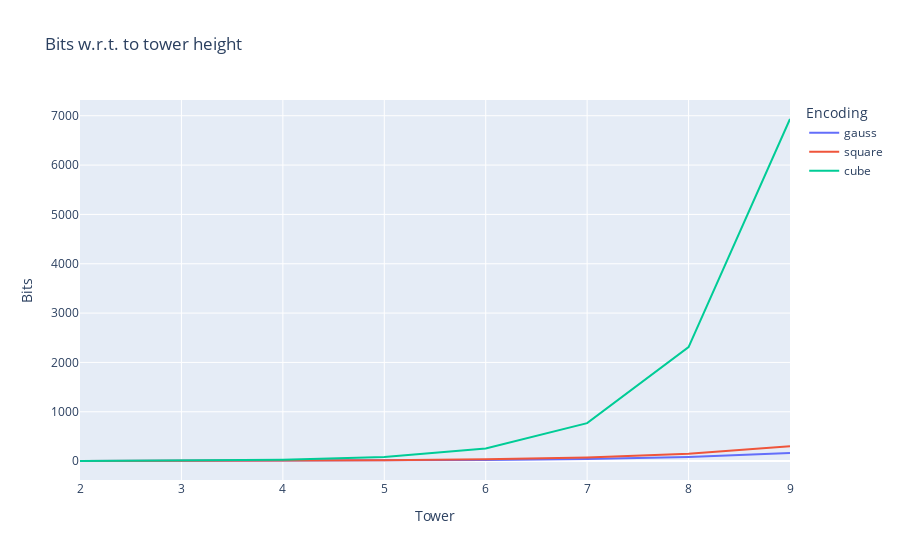

The code cell stored with this chart in its notebook:
### Markdown cell above
# Tower

We now compare the encodings in the "tower" edge case, that is, a tree that just grows vertically, having a single child each time.

### Code cell
dataset = []
for encoding_name, _, ttb in ENCODINGS:
    try:
        dataset += [[encoding_name, i, len(ttb(tower(i,2)))] for i in range(2,10)]
    except:
        print(f"{encoding_name} does not support tower")
        continue

dfs = pd.DataFrame(dataset, columns=['Encoding', 'Tower', 'Bits']) 
dfs

fig = px.line(dfs, x="Tower", y="Bits", color="Encoding", 
                title=f"Bits w.r.t. to tower height")
fig.show()

### Figure 1 — Plotly figure (JSON) as saved in the notebook; plotly's stock layout.template omitted (floating-point values rounded to 4 significant figures)
{"data": [{"hovertemplate": "Encoding=gauss<br>Tower=%{x}<br>Bits=%{y}<extra></extra>", "legendgroup": "gauss", "line": {"color": "#636efa", "dash": "solid"}, "marker": {"symbol": "circle"}, "mode": "lines", "name": "gauss", "orientation": "v", "showlegend": true, "type": "scatter", "x": [2, 3, 4, 5, 6, 7, 8, 9], "xaxis": "x", "y": [2, 3, 6, 11, 21, 41, 82, 163], "yaxis": "y"}, {"hovertemplate": "Encoding=square<br>Tower=%{x}<br>Bits=%{y}<extra></extra>", "legendgroup": "square", "line": {"color": "#EF553B", "dash": "solid"}, "marker": {"symbol": "circle"}, "mode": "lines", "name": "square", "orientation": "v", "showlegend": true, "type": "scatter", "x": [2, 3, 4, 5, 6, 7, 8, 9], "xaxis": "x", "y": [2, 4, 9, 18, 37, 75, 150, 300], "yaxis": "y"}, {"hovertemplate": "Encoding=cube<br>Tower=%{x}<br>Bits=%{y}<extra></extra>", "legendgroup": "cube", "line": {"color": "#00cc96", "dash": "solid"}, "marker": {"symbol": "circle"}, "mode": "lines", "name": "cube", "orientation": "v", "showlegend": true, "type": "scatter", "x": [2, 3, 4, 5, 6, 7, 8, 9], "xaxis": "x", "y": [3, 9, 28, 85, 256, 770, 2311, 6934], "yaxis": "y"}], "layout": {"legend": {"title": {"text": "Encoding"}, "tracegroupgap": 0}, "title": {"text": "Bits w.r.t. to tower height"}, "xaxis": {"anchor": "y", "domain": [0, 1], "title": {"text": "Tower"}}, "yaxis": {"anchor": "x", "domain": [0, 1], "title": {"text": "Bits"}}}}
